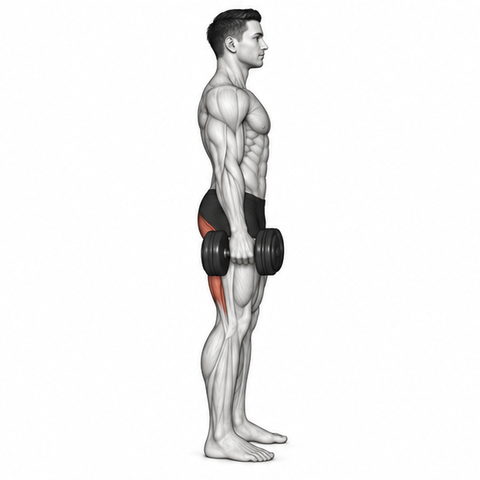
#> input picture assets/motion_repairs/20260913_review2/before/dataset_motion_0300.webp, 480 x 480 px
$ python repair_existing.py
#> lines starting #> are read from the running program, lines starting #| are printed output that depends on the picture
### scripts/validate_exercise_gifs.py
#!/usr/bin/env python3
"""Validate every generated exercise animation against the app's contract.

Media is animated WebP (or legacy GIF); both decode via Android ImageDecoder.
"""

from __future__ import annotations

import argparse
from pathlib import Path

from PIL import Image, ImageChops


def webp_durations(path: Path) -> list[int]:
    """Per-frame durations (ms) parsed from a WebP's ANMF chunks.

    Pillow 12 reads animated-WebP frames but reports their durations as None, so
    read them from the container directly (Android's ImageDecoder does the same).
    """
    data = path.read_bytes()
    durations: list[int] = []
    i = 12  # past the RIFF/WEBP header
    while i < len(data) - 8:
        fourcc = data[i:i + 4]
        size = int.from_bytes(data[i + 4:i + 8], "little")
        if fourcc == b"ANMF":
            payload = data[i + 8:i + 8 + size]
            durations.append(int.from_bytes(payload[12:15], "little"))
        i += 8 + size + (size & 1)
    return durations


# [56 lines left out: function main, not called in this run]


# [2 lines that do not run on import are left out]

### assets/motion_repairs/20260913_review2/repair_existing.py
"""Register the existing dumbbell RDL frame; no generated/interpolated poses."""
from pathlib import Path
import hashlib,json,shutil,sys
import cv2,numpy as np
from PIL import Image
ROOT=Path(__file__).resolve().parents[3]
HERE=Path(__file__).resolve().parent
sys.path.insert(0,str(ROOT/'scripts'))
from validate_exercise_gifs import webp_durations
original=HERE/'before/dataset_motion_0300.webp'
if not original.exists():shutil.copy2(ROOT/'app/src/main/res/raw/dataset_motion_0300.webp',original)
im=Image.open(original); frames=[]
#> further down, im is the input picture: PIL image 480x480 RGBA; mean R, G, B, A 242.6, 242.2, 242.2, 255
for i in range(im.n_frames):
 im.seek(i);a=np.array(im.convert('RGB'))
 if i==2:a=cv2.warpAffine(a,np.float32([[1,0,-4],[0,1,18]]),(480,480),flags=cv2.INTER_NEAREST,borderValue=(255,255,255))
 frames.append(Image.fromarray(a))
#> this loop made 4 passes
#> pass 2, `a = np.array(im.convert('RGB'))`:
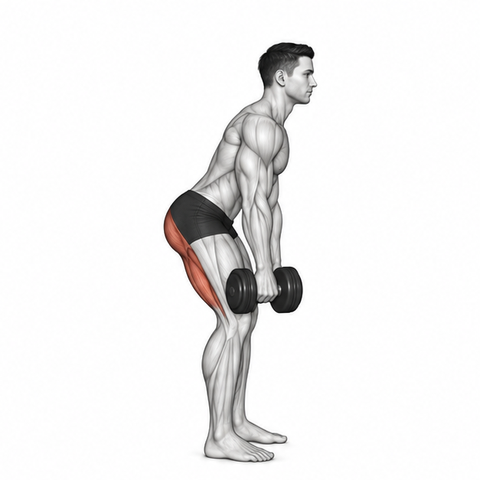
#> a: shape (480, 480, 3); mean R, G, B 241.2, 240.5, 240.4
#> pass 3, `a = np.array(im.convert('RGB'))`:
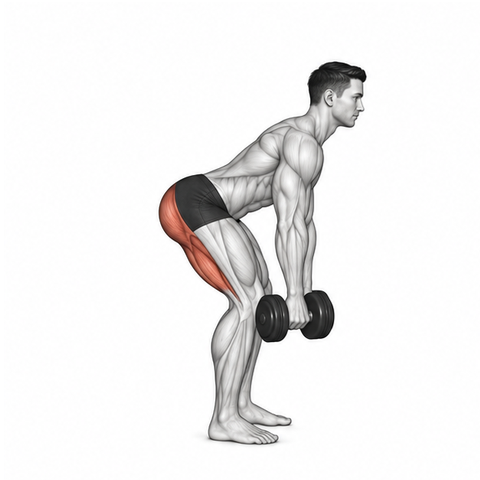
#> a: shape (480, 480, 3); mean R, G, B 240.2, 239.2, 239
#> pass 3, `if i==2:a=cv2.warpAffine(a,np.float32([[1,0,-4],[0,1,18]]),(480,480),f..`:
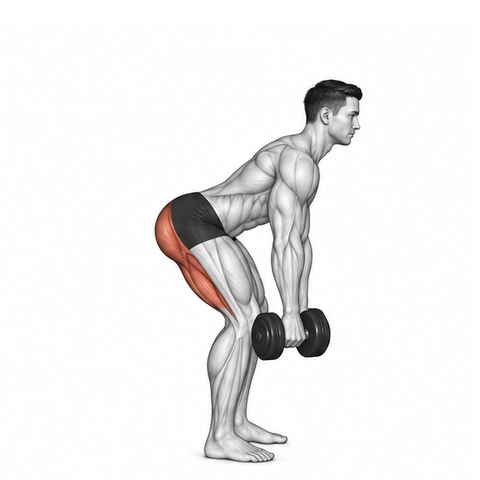
#> a: shape (480, 480, 3); mean R, G, B 240.2, 239.2, 239
#> after the loop, frames = 4 items
assert len(frames)==4
for i,f in enumerate(frames):f.save(HERE/f'0300-fixed-{i}.png')
frames[0].save(HERE/'0300-fixed.webp',save_all=True,append_images=frames[1:],duration=webp_durations(original),loop=0,lossless=True,method=6)
frames[0].save(HERE/'0300-fixed.gif',save_all=True,append_images=frames[1:],duration=webp_durations(original),loop=0,disposal=2)
sheet=Image.new('RGB',(960,960),'white')
#> sheet: PIL image 960x960 RGB; every value is 255
for i,f in enumerate(frames):sheet.paste(f,((i%2)*480,(i//2)*480))
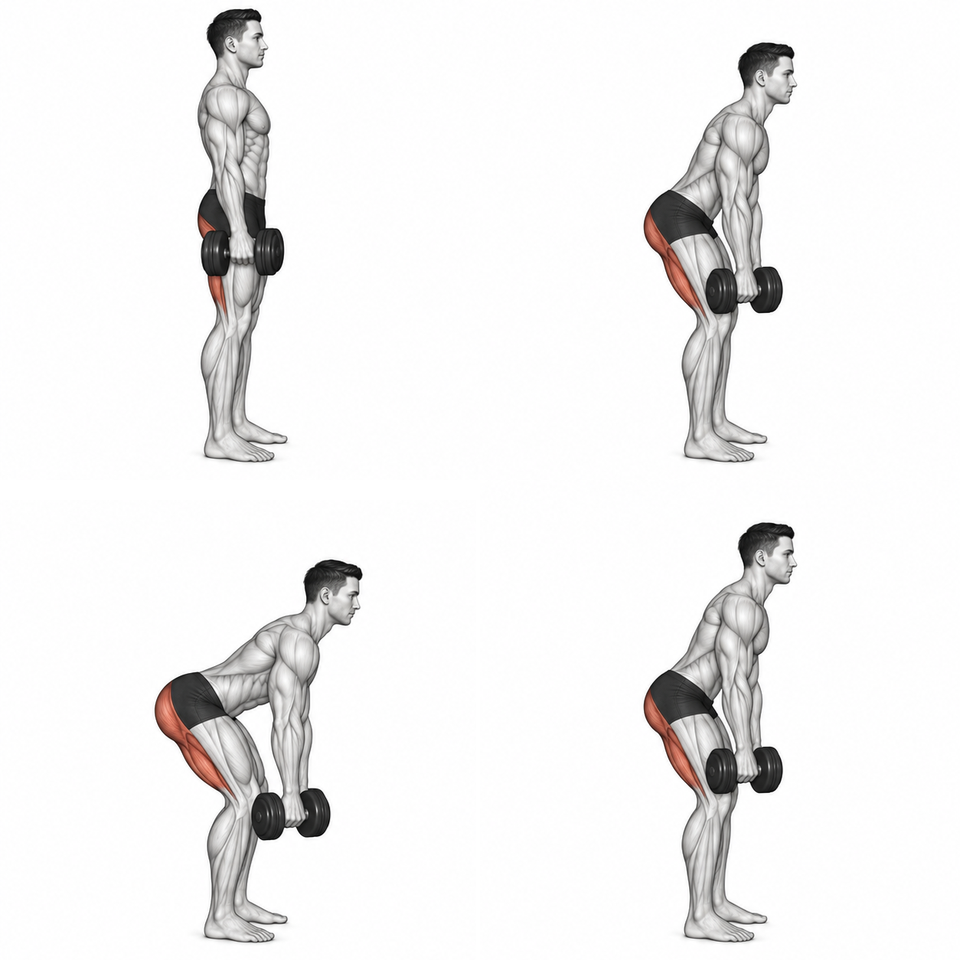
#> sheet: PIL image 960x960 RGB; mean R, G, B 241.3, 240.6, 240.5
sheet.save(HERE/'0300-fixed-sheet.jpg')
checks=[]
ref=cv2.cvtColor(np.array(frames[0]),cv2.COLOR_RGB2GRAY)
fixed=cv2.cvtColor(np.array(frames[2]),cv2.COLOR_RGB2GRAY)
for x,y,xx,yy in [(199,433,272,462),(253,418,288,444)]:
 score=cv2.matchTemplate(fixed[y-10:min(480,yy+10),x-10:xx+10],ref[y:yy,x:xx],cv2.TM_CCOEFF_NORMED)
 _,s,_,p=cv2.minMaxLoc(score);checks.append([p[0]-10,p[1]-10,round(s,3)])
#> this loop made 2 passes
#> (s, p) on passes 1 to 2: (0.944, (10, 10)), (0.988, (10, 10))
#> pass 1, `score=cv2.matchTemplate(fixed[y-10:min(480,yy+10),x-10:xx+10],ref[y:yy..`:
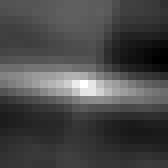
#> score: shape (21, 21) float32 (shown 8 times larger); min -0.257, max 0.944, mean 0.0867; drawn with min black and max white
#> pass 2, `score=cv2.matchTemplate(fixed[y-10:min(480,yy+10),x-10:xx+10],ref[y:yy..`:
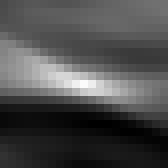
#> score: shape (21, 21) float32 (shown 8 times larger); min 0.000671, max 0.988, mean 0.302
#> after the loop, checks = [[0, 0, 0.944], [0, 0, 0.988]]
assert all(x==0 and y==0 for x,y,_ in checks)
(HERE/'0300-validation.json').write_text(json.dumps(dict(source_sha256=hashlib.sha256(original.read_bytes()).hexdigest(),output_sha256=hashlib.sha256((HERE/'0300-fixed.webp').read_bytes()).hexdigest(),shift_frame_2=[-4,18],feet_displacements_after=checks,frames=4,durations=webp_durations(original)),indent=2)+'\n')
print('Both foot anchors aligned: '+str(checks))
#| Both foot anchors aligned: [[0, 0, 0.944], [0, 0, 0.988]]
